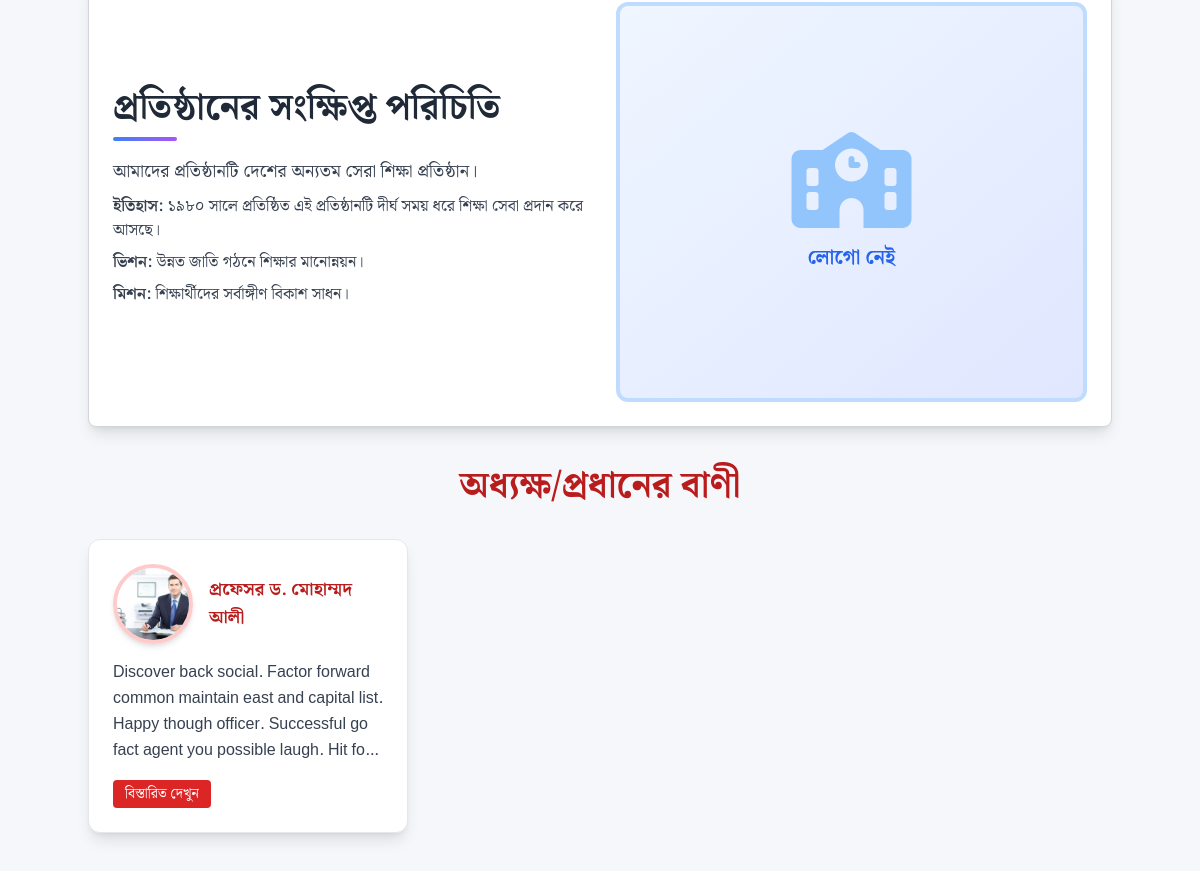
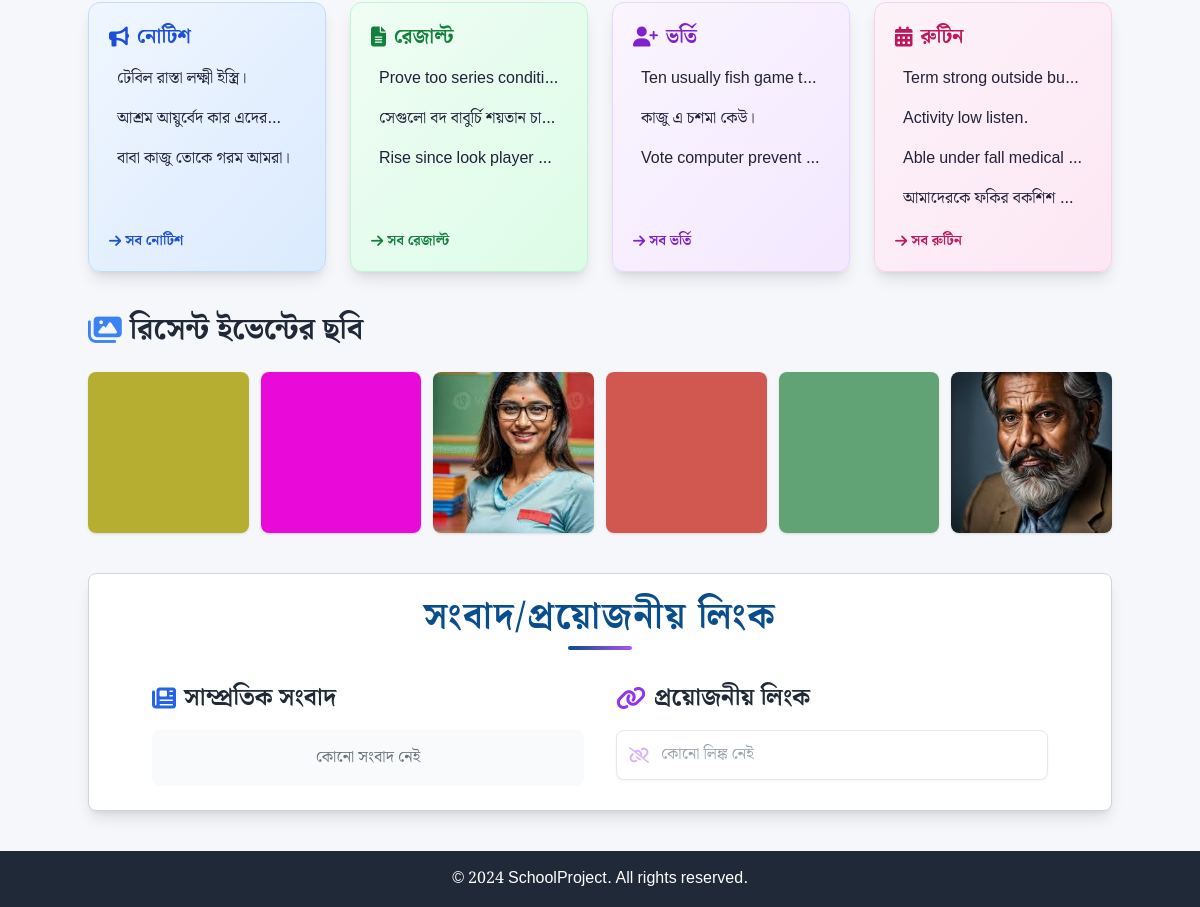
Before: / (lower part) with the older database file (2 pictures, top to bottom).
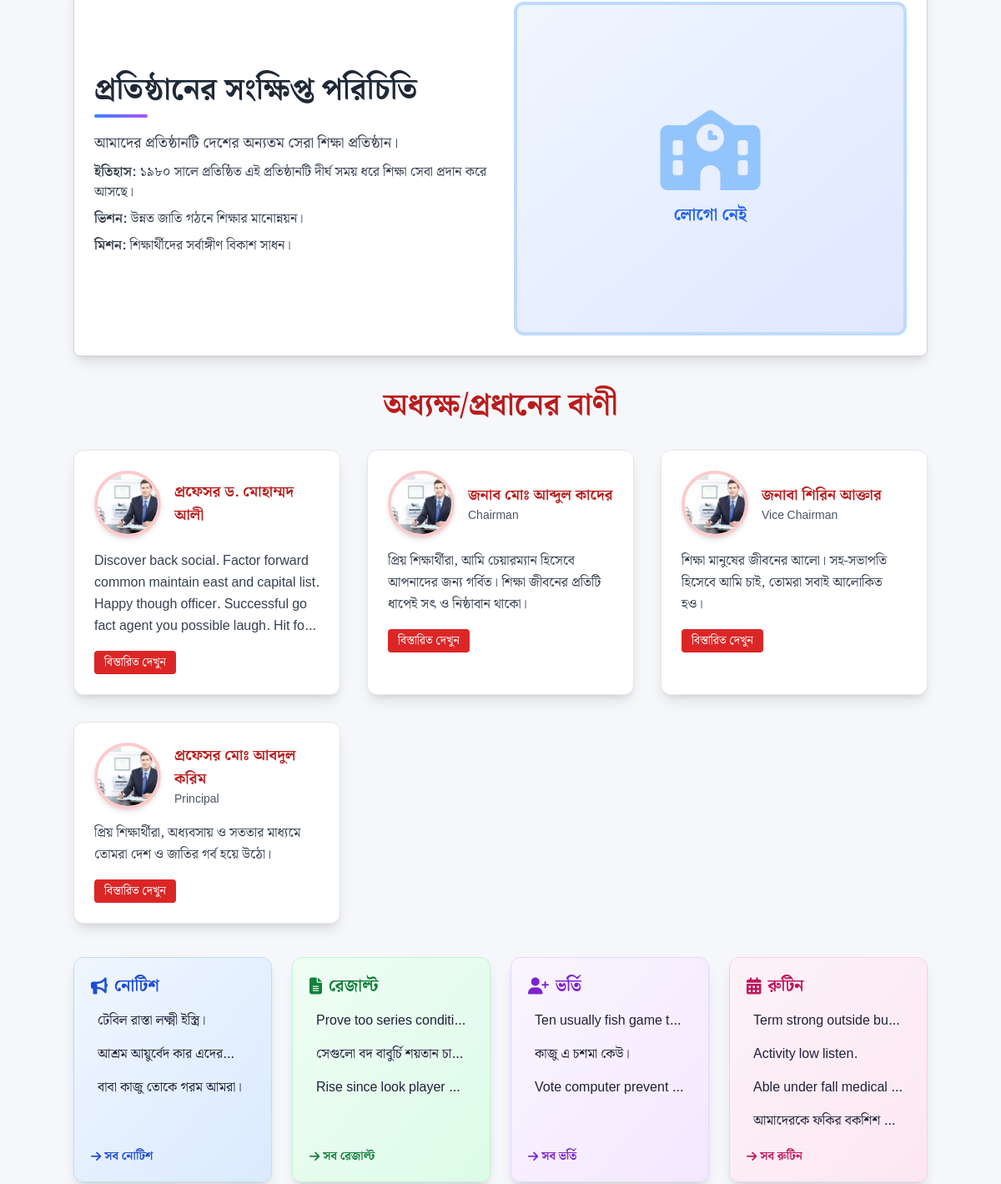
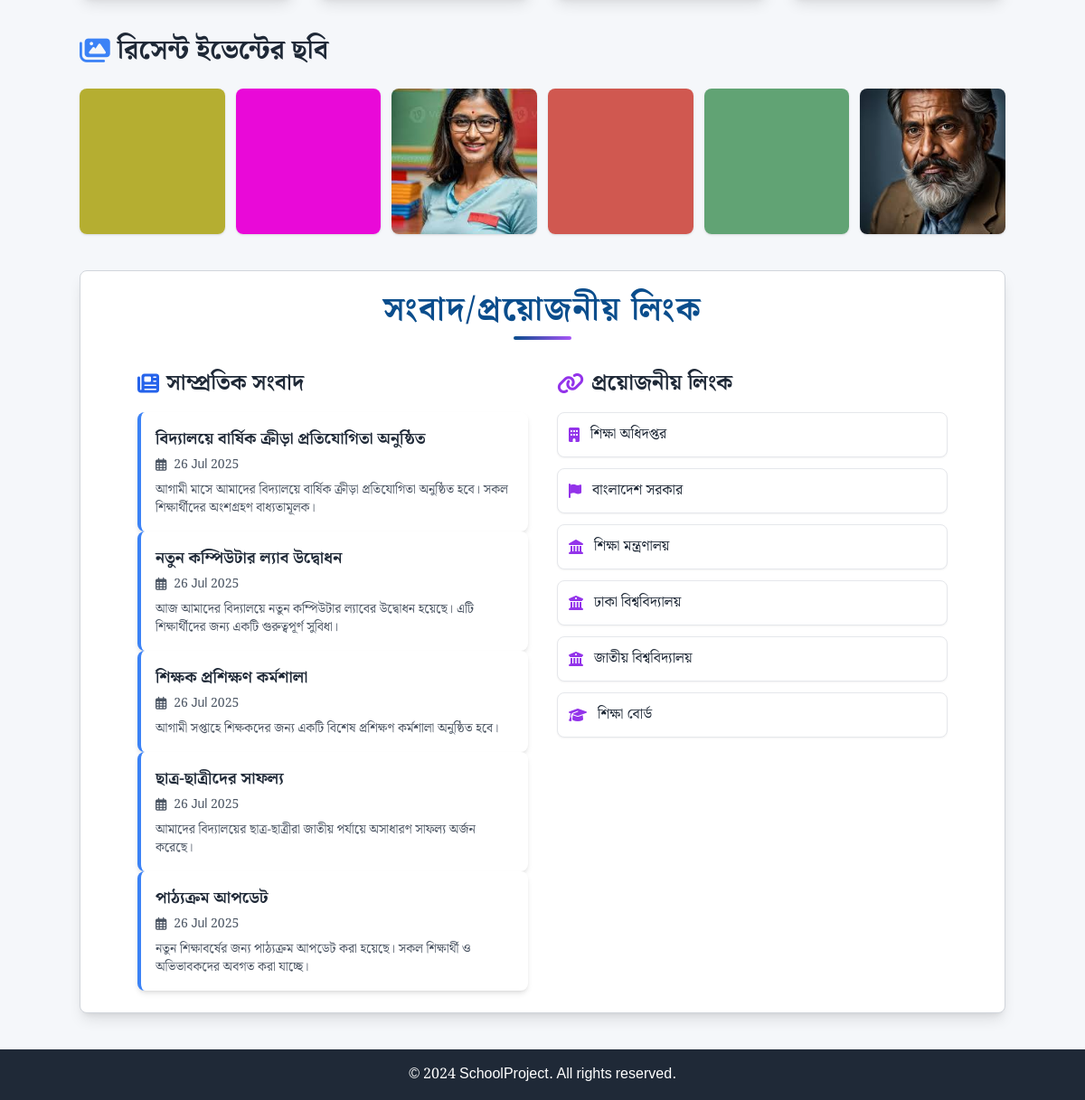
After: the same page with the newer database file (2 pictures, top to bottom).
### web/models.py (models this page shows, shortened)
class TimeStampModel(models.Model):
    created_at = models.DateTimeField(auto_now_add=True)
    updated_at = models.DateTimeField(auto_now=True)
    class Meta:
        abstract = True

class PrincipalMessage(TimeStampModel):
    name = models.CharField(max_length=100)
    role = models.ForeignKey(PrincipalRole, on_delete=models.SET_NULL, null=True, blank=True, verbose_name='Role')
    message = models.TextField()
    photo = models.ImageField(upload_to='principal/', blank=True)
    is_active = models.BooleanField(default=True)
    order = models.IntegerField(default=0)
    class Meta:
        ordering = ['order', '-created_at']
        verbose_name = 'Principal/Head Message'
        verbose_name_plural = 'Principal/Head Messages'

class Notice(TimeStampModel):
    NOTICE_TYPES = (
        ('notice', 'Notice'),
        ('result', 'Result'),
        ('admission', 'Admission'),
        ('routine', 'Routine')
    )
    title = models.CharField(max_length=200)
    type = models.CharField(max_length=20, choices=NOTICE_TYPES)
    date = models.DateField()
    file = models.FileField(
        upload_to='notices/',
        validators=[FileExtensionValidator(['pdf'])]
    )
    is_active = models.BooleanField(default=True)

class Gallery(TimeStampModel):
    CATEGORIES = (
        ('school', 'School'),
        ('event', 'Event'),
        ('student', 'Student'),
        ('teacher', 'Teacher')
    )
    title = models.CharField(max_length=100)
    image = models.ImageField(upload_to='gallery/')
    category = models.CharField(max_length=20, choices=CATEGORIES)
    description = models.TextField(blank=True)
    is_slider = models.BooleanField(default=False)
    class Meta:
        verbose_name_plural = 'Galleries'

class PrincipalRole(TimeStampModel):
    name = models.CharField(max_length=100, verbose_name='Role Name')
    is_active = models.BooleanField(default=True, verbose_name='Active')
    order = models.IntegerField(default=0)
    class Meta:
        ordering = ['order', '-created_at']
        verbose_name = 'Principal/Head Role'
        verbose_name_plural = 'Principal/Head Roles'

class NewsLink(TimeStampModel):
    title = models.CharField(max_length=200, verbose_name='শিরোনাম', default='সংবাদ/প্রয়োজনীয় লিংক')
    is_active = models.BooleanField(default=True, verbose_name='সক্রিয়')
    class Meta:
        verbose_name = 'সংবাদ ও লিঙ্ক বিভাগ'
        verbose_name_plural = 'সংবাদ ও লিঙ্ক বিভাগসমূহ'

class News(TimeStampModel):
    title = models.CharField(max_length=200, verbose_name='শিরোনাম')
    description = models.TextField(blank=True, verbose_name='বিবরণ')
    link = models.URLField(verbose_name='লিঙ্ক')
    is_active = models.BooleanField(default=True, verbose_name='সক্রিয়')
    order = models.IntegerField(default=0, verbose_name='ক্রম')
    class Meta:
        ordering = ['order', '-created_at']
        verbose_name = 'সংবাদ'
        verbose_name_plural = 'সংবাদসমূহ'

class ImportantLink(TimeStampModel):
    title = models.CharField(max_length=200, verbose_name='শিরোনাম')
    url = models.URLField(verbose_name='লিঙ্ক')
    icon = models.CharField(max_length=50, blank=True, verbose_name='আইকন (FontAwesome)')
    is_active = models.BooleanField(default=True, verbose_name='সক্রিয়')
    order = models.IntegerField(default=0)
    class Meta:
        ordering = ['order', '-created_at']
        verbose_name = 'গুরুত্বপূর্ণ লিঙ্ক'
        verbose_name_plural = 'গুরুত্বপূর্ণ লিঙ্কসমূহ'

### web/views.py (the view)
# urls.py: path('', home, name='home'),
def home(request):
    slider_images = Gallery.objects.filter(is_slider=True).exclude(image='').order_by('created_at')
    school_info = SchoolInfo.objects.first()
    principal_messages = PrincipalMessage.objects.filter(is_active=True).select_related('role').order_by('order', '-created_at')
    notices = Notice.objects.filter(type='notice', is_active=True).order_by('-date')[:5]
    results = Notice.objects.filter(type='result', is_active=True).order_by('-date')[:5]
    admissions = Notice.objects.filter(type='admission', is_active=True).order_by('-date')[:5]
    routines = Notice.objects.filter(type='routine', is_active=True).order_by('-date')[:5]
    event_images = Gallery.objects.filter(category='event').exclude(image='').order_by('-created_at')[:6]
    important_links = ImportantLink.objects.filter(is_active=True).order_by('order', '-created_at')
    news_items = News.objects.filter(is_active=True).order_by('order', '-created_at')[:5]
    news_links_section = NewsLink.objects.filter(is_active=True).first()
    context = {
        'slider_images': slider_images,
        'school_info': school_info,
        'principal_messages': principal_messages,
        'notices': notices,
        'results': results,
        'admissions': admissions,
        'routines': routines,
        'event_images': event_images,
        'important_links': important_links,
        'news_items': news_items,
        'news_links_section': news_links_section,
    }
    return render(request, 'website/home.html', context)

### template/website/home.html (shortened to what this page needs)
{% extends 'website/base.html' %}
{% block content %}
{% include 'component/common/school_info.html' with school_info=school_info %}
{% include 'component/common/principal_message.html' with principal_messages=principal_messages %}
{% include 'component/common/important_info.html' with notices=notices results=results admissions=admissions routines=routines %}
{% include 'component/common/event_gallery.html' with event_images=event_images %}
{% include 'component/common/important_links.html' with important_links=important_links %}
{% endblock %}

### template/component/common/principal_message.html (shortened to what this page needs)
{% load static %}
<section class="container mx-auto my-10">
  <h2 class="text-3xl md:text-4xl font-bold text-center text-red-700 mb-8">অধ্যক্ষ/প্রধানের বাণী</h2>
  <div class="grid grid-cols-1 md:grid-cols-2 lg:grid-cols-3 gap-8">
    {% for msg in principal_messages %}
    <div class="bg-white rounded-xl shadow-lg hover:shadow-2xl border border-gray-200 p-6 flex flex-col group transition-all duration-300">
      <div class="flex items-center gap-4 mb-4">
        {% if msg.photo %}
          <img src="{{ msg.photo.url }}" alt="{{ msg.name }}" class="w-20 h-20 object-cover rounded-full border-4 border-red-200 shadow-md" />
        {% else %}
          <img src="{% static 'img/home/principal.jpg' %}" alt="{{ msg.name }}" class="w-20 h-20 object-cover rounded-full border-4 border-red-200 shadow-md" />
        {% endif %}
        <div>
          <div class="text-lg font-bold text-red-700">{{ msg.name }}</div>
          <div class="text-sm text-gray-600">{{ msg.role.name }}</div>
        </div>
      </div>
      <div x-data="{ expanded: false }">
        <div class="text-gray-700 text-base leading-relaxed mb-2 line-clamp-4" x-show="!expanded">{{ msg.message|truncatewords:40 }}</div>
        <button @click="expanded = !expanded" class="mt-2 px-3 py-1 bg-red-600 text-white rounded hover:bg-red-700 transition-colors duration-200 text-sm">
          <span x-text="expanded ? 'সংক্ষিপ্ত করুন' : 'বিস্তারিত দেখুন'"></span>
        </button>
      </div>
    </div>
    {% endfor %}
  </div>
</section>

### template/component/common/important_info.html (shortened to what this page needs)
<section class="container mx-auto my-10 grid grid-cols-1 md:grid-cols-2 lg:grid-cols-4 gap-6">
  <div class="bg-gradient-to-br from-blue-50 to-blue-100 rounded-xl shadow-lg p-5 flex flex-col h-full border border-blue-200 hover:shadow-2xl transition-all">
    <h3 class="text-xl font-bold text-blue-700 mb-3 flex items-center gap-2"><i class="fas fa-bullhorn"></i> নোটিশ</h3>
    <ul class="space-y-2 flex-1">
      {% for notice in notices %}
        <li class="flex items-center justify-between group hover:bg-blue-100 rounded px-2 py-1 transition-all">
          <span class="truncate">{{ notice.title }}</span>
        </li>
      {% empty %}
        <li class="text-gray-400">কোনো নোটিশ নেই</li>
      {% endfor %}
    </ul>
    <a href="/notice/" class="mt-4 text-sm text-blue-700 hover:underline font-semibold flex items-center gap-1"><i class="fas fa-arrow-right"></i> সব নোটিশ</a>
  </div>
  <div class="bg-gradient-to-br from-green-50 to-green-100 rounded-xl shadow-lg p-5 flex flex-col h-full border border-green-200 hover:shadow-2xl transition-all">
    <h3 class="text-xl font-bold text-green-700 mb-3 flex items-center gap-2"><i class="fas fa-file-alt"></i> রেজাল্ট</h3>
    <ul class="space-y-2 flex-1">
      {% for result in results %}
        <li class="flex items-center justify-between group hover:bg-green-100 rounded px-2 py-1 transition-all">
          <span class="truncate">{{ result.title }}</span>
        </li>
      {% empty %}
        <li class="text-gray-400">কোনো রেজাল্ট নেই</li>
      {% endfor %}
    </ul>
    <a href="/result/" class="mt-4 text-sm text-green-700 hover:underline font-semibold flex items-center gap-1"><i class="fas fa-arrow-right"></i> সব রেজাল্ট</a>
  </div>
  <div class="bg-gradient-to-br from-purple-50 to-purple-100 rounded-xl shadow-lg p-5 flex flex-col h-full border border-purple-200 hover:shadow-2xl transition-all">
    <h3 class="text-xl font-bold text-purple-700 mb-3 flex items-center gap-2"><i class="fas fa-user-plus"></i> ভর্তি</h3>
    <ul class="space-y-2 flex-1">
      {% for admission in admissions %}
        <li class="flex items-center justify-between group hover:bg-purple-100 rounded px-2 py-1 transition-all">
          <span class="truncate">{{ admission.title }}</span>
        </li>
      {% empty %}
        <li class="text-gray-400">কোনো ভর্তি তথ্য নেই</li>
      {% endfor %}
    </ul>
    <a href="/admission/" class="mt-4 text-sm text-purple-700 hover:underline font-semibold flex items-center gap-1"><i class="fas fa-arrow-right"></i> সব ভর্তি</a>
  </div>
  <div class="bg-gradient-to-br from-pink-50 to-pink-100 rounded-xl shadow-lg p-5 flex flex-col h-full border border-pink-200 hover:shadow-2xl transition-all">
    <h3 class="text-xl font-bold text-pink-700 mb-3 flex items-center gap-2"><i class="fas fa-calendar-alt"></i> রুটিন</h3>
    <ul class="space-y-2 flex-1">
      {% for routine in routines %}
        <li class="flex items-center justify-between group hover:bg-pink-100 rounded px-2 py-1 transition-all">
          <span class="truncate">{{ routine.title }}</span>
        </li>
      {% empty %}
        <li class="text-gray-400">কোনো রুটিন নেই</li>
      {% endfor %}
    </ul>
    <a href="/routine/" class="mt-4 text-sm text-pink-700 hover:underline font-semibold flex items-center gap-1"><i class="fas fa-arrow-right"></i> সব রুটিন</a>
  </div>
</section>

### template/component/common/event_gallery.html (shortened to what this page needs)
<section class="container mx-auto my-10">
  <h2 class="text-2xl md:text-3xl font-bold text-gray-800 mb-6 flex items-center gap-2">
    <i class="fas fa-images text-blue-500"></i> রিসেন্ট ইভেন্টের ছবি
  </h2>
  {% if event_images %}
    <div class="grid grid-cols-2 md:grid-cols-3 lg:grid-cols-6 gap-3">
      {% for img in event_images|slice:":12" %}
        <div class="relative group rounded-lg overflow-hidden shadow bg-white aspect-square">
          {% if img.image %}
            <img src="{{ img.image.url }}" alt="{{ img.title }}" class="w-full h-full object-cover group-hover:scale-105 transition-transform duration-300" />
          {% endif %}
        </div>
      {% endfor %}
    </div>
  {% else %}
    <div class="w-full h-32 flex items-center justify-center bg-gray-100 rounded-lg">
      <span class="text-gray-500 text-lg font-semibold">কোনো ইভেন্ট ছবি নেই</span>
    </div>
  {% endif %}
</section>

### template/component/common/important_links.html (shortened to what this page needs)
<section class="container mx-auto my-10 p-6 border border-gray-300 rounded-lg bg-white shadow-lg hover:shadow-2xl transition-shadow duration-500 group overflow-hidden">
  <div class="flex flex-col items-center justify-center">
    <h2 class="text-3xl md:text-4xl font-bold text-center text-[var(--color-primary)] mb-2 tracking-wider">
      {% if news_links_section %}{{ news_links_section.title }}{% else %}সংবাদ/প্রয়োজনীয় লিংক{% endif %}
    </h2>
    <div class="h-1 w-16 bg-gradient-to-r from-[var(--color-primary)] to-purple-500 rounded-full transform transition-all duration-500 group-hover:w-40 group-hover:h-2 mb-8"></div>
    <div class="grid grid-cols-1 md:grid-cols-2 gap-8 w-full max-w-4xl mx-auto">
      <div>
        <h3 class="text-2xl font-semibold text-gray-800 mb-4 flex items-center">
          <i class="fas fa-newspaper text-blue-600 mr-2"></i> সাম্প্রতিক সংবাদ
        </h3>
        <div class="space-y-4">
          <div x-data="{ showModal: false, news: {} }">
            {% for news_item in news_items %}
            <div @click="showModal = true; news = {title: '{{ news_item.title|escapejs }}', description: `{{ news_item.description|escapejs }}`, date: '{{ news_item.created_at|date:'d M Y' }}', link: '{{ news_item.link }}'}" class="bg-white p-4 rounded-lg shadow-md hover:shadow-lg transition-shadow duration-300 border-l-4 border-blue-500 cursor-pointer">
              <h4 class="text-lg font-semibold text-gray-800 mb-1">{{ news_item.title }}</h4>
              <div class="flex items-center text-gray-600 text-sm mb-2">
                <i class="far fa-calendar-alt mr-2"></i>
                <span>{{ news_item.created_at|date:"d M Y" }}</span>
              </div>
              <div class="text-gray-600 text-sm line-clamp-2">{{ news_item.description|truncatewords:20 }}</div>
            </div>
            {% endfor %}
          </div>
          {% if news_items|length == 0 %}
          <div class="bg-gray-50 p-4 rounded-lg text-center">
            <span class="text-gray-500">কোনো সংবাদ নেই</span>
          </div>
          {% endif %}
        </div>
      </div>
      <div>
        <h3 class="text-2xl font-semibold text-gray-800 mb-4 flex items-center">
          <i class="fas fa-link text-purple-600 mr-2"></i> প্রয়োজনীয় লিংক
        </h3>
        <div class="space-y-3">
          {% for link in important_links %}
          <a href="{{ link.url }}" target="_blank" rel="noopener noreferrer" class="flex items-center p-3 bg-white rounded-lg shadow-sm hover:shadow-md transition-shadow duration-300 border border-gray-200 hover:border-purple-300">
            {% if link.icon %}
              <i class="{{ link.icon }} text-purple-600 mr-3"></i>
            {% else %}
              <i class="fas fa-external-link-alt text-purple-600 mr-3"></i>
            {% endif %}
            <span class="text-gray-800 hover:text-purple-700 transition-colors duration-300">{{ link.title }}</span>
          </a>
          {% empty %}
          <a href="#" class="flex items-center p-3 bg-white rounded-lg shadow-sm border border-gray-200">
            <i class="fas fa-unlink text-purple-300 mr-3"></i>
            <span class="text-gray-400">কোনো লিঙ্ক নেই</span>
          </a>
          {% endfor %}
        </div>
      </div>
    </div>
  </div>
</section>

Changed rows visible on the page:
added PrincipalMessage: name "জনাব মোঃ আব্দুল কাদের", role.name "Chairman", message "প্রিয় শিক্ষার্থীরা, আমি চেয়ারম্যান হিসেবে আপনাদের জন্য গর্বিত। শিক্ষা জীবনের প্রতিটি ধাপেই সৎ ও নিষ্ঠাবান থাকো।"
added PrincipalMessage: name "জনাবা শিরিন আক্তার", role.name "Vice Chairman", message "শিক্ষা মানুষের জীবনের আলো। সহ-সভাপতি হিসেবে আমি চাই, তোমরা সবাই আলোকিত হও।"
added PrincipalMessage: name "প্রফেসর মোঃ আবদুল করিম", role.name "Principal", message "প্রিয় শিক্ষার্থীরা, অধ্যবসায় ও সততার মাধ্যমে তোমরা দেশ ও জাতির গর্ব হয়ে উঠো।"
added NewsLink: title "সংবাদ/প্রয়োজনীয় লিংক"
added News: title "বিদ্যালয়ে বার্ষিক ক্রীড়া প্রতিযোগিতা অনুষ্ঠিত", created_at "26 Jul 2025", description "আগামী মাসে আমাদের বিদ্যালয়ে বার্ষিক ক্রীড়া প্রতিযোগিতা অনুষ্ঠিত হবে। সকল শিক্ষার্থীদের অংশগ্রহণ বাধ্যতামূলক।"
added News: title "নতুন কম্পিউটার ল্যাব উদ্বোধন", created_at "26 Jul 2025", description "আজ আমাদের বিদ্যালয়ে নতুন কম্পিউটার ল্যাবের উদ্বোধন হয়েছে। এটি শিক্ষার্থীদের জন্য একটি গুরুত্বপূর্ণ সুবিধা।"
added News: title "শিক্ষক প্রশিক্ষণ কর্মশালা", created_at "26 Jul 2025", description "আগামী সপ্তাহে শিক্ষকদের জন্য একটি বিশেষ প্রশিক্ষণ কর্মশালা অনুষ্ঠিত হবে।"
added News: title "ছাত্র-ছাত্রীদের সাফল্য", created_at "26 Jul 2025", description "আমাদের বিদ্যালয়ের ছাত্র-ছাত্রীরা জাতীয় পর্যায়ে অসাধারণ সাফল্য অর্জন করেছে।"
added News: title "পাঠ্যক্রম আপডেট", created_at "26 Jul 2025", description "নতুন শিক্ষাবর্ষের জন্য পাঠ্যক্রম আপডেট করা হয়েছে। সকল শিক্ষার্থী ও অভিভাবকদের অবগত করা যাচ্ছে।"
added ImportantLink: title "শিক্ষা অধিদপ্তর"
added ImportantLink: title "বাংলাদেশ সরকার"
added ImportantLink: title "শিক্ষা মন্ত্রণালয়"
added ImportantLink: title "ঢাকা বিশ্ববিদ্যালয়"
added ImportantLink: title "জাতীয় বিশ্ববিদ্যালয়"
added ImportantLink: title "শিক্ষা বোর্ড"
Other visible differences:
text no longer shown: "সংবাদ/প্রয়োজনীয় লিংক কোনো সংবাদ নেই কোনো লিঙ্ক নেই"
